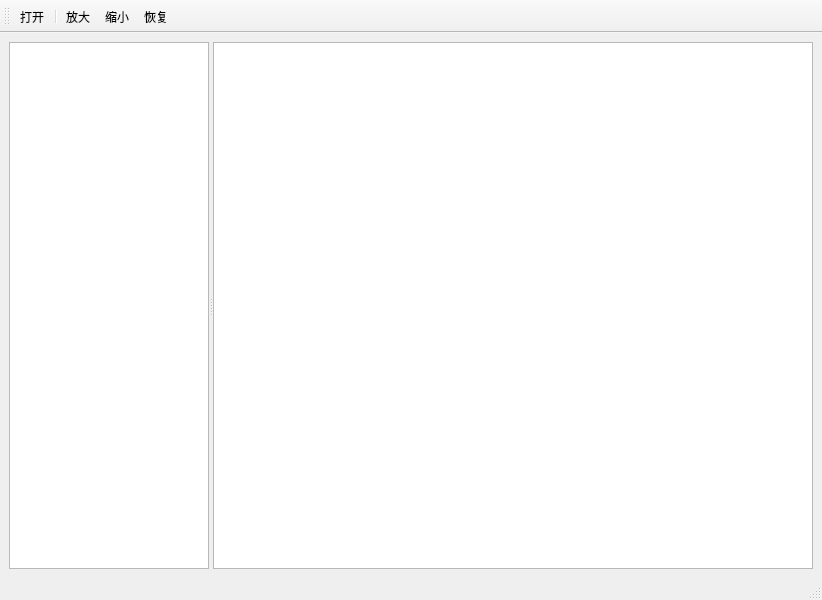
<?xml version="1.0" encoding="UTF-8"?>
<ui version="4.0">
 <class>MainWindow</class>
 <widget class="QMainWindow" name="MainWindow">
  <property name="geometry">
   <rect>
    <x>0</x>
    <y>0</y>
    <width>822</width>
    <height>600</height>
   </rect>
  </property>
  <property name="windowTitle">
   <string>MainWindow</string>
  </property>
  <widget class="QWidget" name="centralwidget">
   <layout class="QHBoxLayout" name="horizontalLayout">
    <item>
     <widget class="QSplitter" name="splitter">
      <property name="orientation">
       <enum>Qt::Horizontal</enum>
      </property>
      <widget class="QListView" name="listView">
       <property name="sizePolicy">
        <sizepolicy hsizetype="Fixed" vsizetype="Expanding">
         <horstretch>0</horstretch>
         <verstretch>0</verstretch>
        </sizepolicy>
       </property>
       <property name="maximumSize">
        <size>
         <width>200</width>
         <height>16777215</height>
        </size>
       </property>
      </widget>
      <widget class="QGraphicsView" name="graphicsView">
       <property name="minimumSize">
        <size>
         <width>600</width>
         <height>0</height>
        </size>
       </property>
      </widget>
     </widget>
    </item>
   </layout>
  </widget>
  <widget class="QMenuBar" name="menubar">
   <property name="geometry">
    <rect>
     <x>0</x>
     <y>0</y>
     <width>822</width>
     <height>22</height>
    </rect>
   </property>
  </widget>
  <widget class="QStatusBar" name="statusbar"/>
  <widget class="QToolBar" name="toolBar">
   <property name="windowTitle">
    <string>toolBar</string>
   </property>
   <property name="toolButtonStyle">
    <enum>Qt::ToolButtonTextUnderIcon</enum>
   </property>
   <attribute name="toolBarArea">
    <enum>TopToolBarArea</enum>
   </attribute>
   <attribute name="toolBarBreak">
    <bool>false</bool>
   </attribute>
   <addaction name="action"/>
   <addaction name="separator"/>
   <addaction name="actionZoomIn"/>
   <addaction name="actionZoomOut"/>
   <addaction name="actionResetZoom"/>
  </widget>
  <action name="action">
   <property name="icon">
    <iconset resource="icon.qrc">
     <normaloff>:/icon/open.png</normaloff>:/icon/open.png</iconset>
   </property>
   <property name="text">
    <string>打开</string>
   </property>
  </action>
  <action name="actionZoomIn">
   <property name="icon">
    <iconset resource="icon.qrc">
     <normaloff>:/icon/zoom in.png</normaloff>:/icon/zoom in.png</iconset>
   </property>
   <property name="text">
    <string>放大</string>
   </property>
   <property name="toolTip">
    <string>放大</string>
   </property>
  </action>
  <action name="actionZoomOut">
   <property name="icon">
    <iconset resource="icon.qrc">
     <normaloff>:/icon/zoom out.png</normaloff>:/icon/zoom out.png</iconset>
   </property>
   <property name="text">
    <string>缩小</string>
   </property>
   <property name="toolTip">
    <string>缩小</string>
   </property>
  </action>
  <action name="actionResetZoom">
   <property name="icon">
    <iconset resource="icon.qrc">
     <normaloff>:/icon/reset.png</normaloff>:/icon/reset.png</iconset>
   </property>
   <property name="text">
    <string>恢复</string>
   </property>
   <property name="toolTip">
    <string>恢复</string>
   </property>
  </action>
 </widget>
 <resources>
  <include location="icon.qrc"/>
 </resources>
 <connections/>
</ui>
